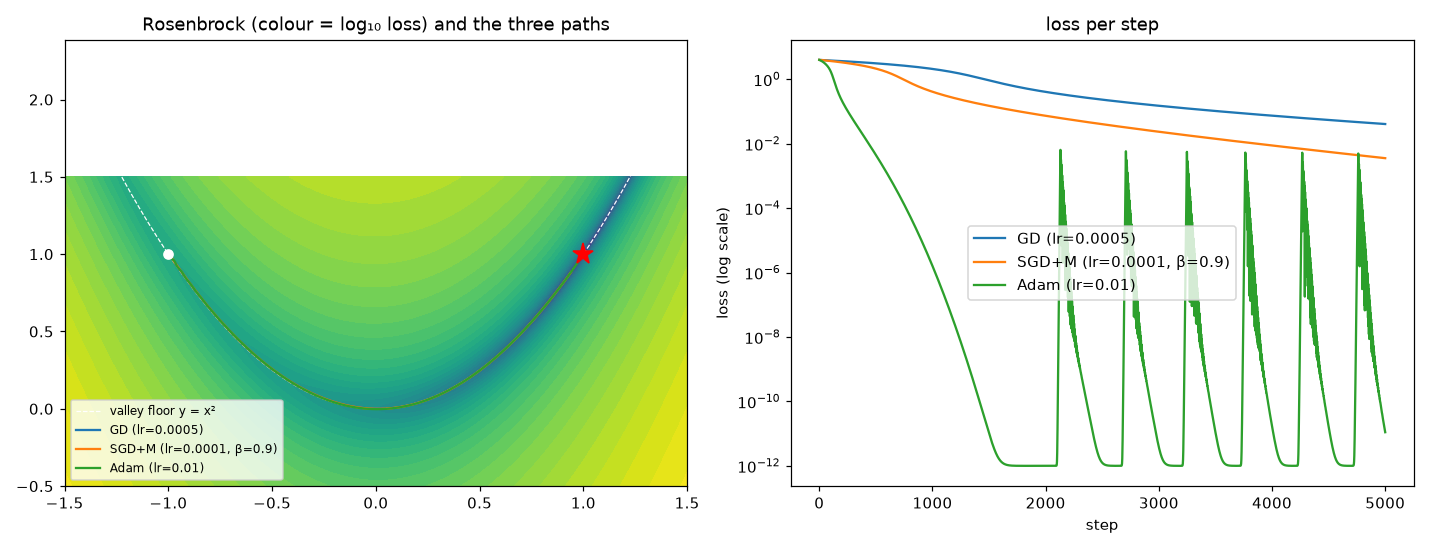

This chart was generated by the following Python code:
import sys
sys.path.insert(0, "/Users/marctub/Documents/AI-engineering/ai-engineering-from-scratch/phases/01-math-foundations/08-optimization/code")
import numpy as np
import matplotlib.pyplot as plt
from optimizers import rosenbrock, rosenbrock_gradient, GradientDescent, SGDMomentum, Adam, optimize

start = [-1.0, 1.0]
runs = {
    "GD (lr=0.0005)":        optimize(GradientDescent(lr=0.0005), rosenbrock, rosenbrock_gradient, start),
    "SGD+M (lr=0.0001, β=0.9)": optimize(SGDMomentum(lr=0.0001, momentum=0.9), rosenbrock, rosenbrock_gradient, start),
    "Adam (lr=0.01)":        optimize(Adam(lr=0.01), rosenbrock, rosenbrock_gradient, start),
}

xs, ys = np.meshgrid(np.linspace(-1.5, 1.5, 300), np.linspace(-0.5, 1.5, 300))
Z = (1 - xs) ** 2 + 100 * (ys - xs ** 2) ** 2

fig, (ax1, ax2) = plt.subplots(1, 2, figsize=(13, 5))
ax1.contourf(xs, ys, np.log10(Z + 1e-3), levels=40, cmap="viridis")
ax1.plot(xs[0], xs[0] ** 2, "w--", lw=0.8, label="valley floor y = x²")
for name, h in runs.items():
    h = np.array(h); ax1.plot(h[:, 0], h[:, 1], lw=1.5, label=name)
ax1.plot(1, 1, "r*", ms=14); ax1.plot(-1, 1, "wo")
ax1.set_title("Rosenbrock (colour = log₁₀ loss) and the three paths"); ax1.legend(fontsize=8)
for name, h in runs.items():
    ax2.semilogy([rosenbrock(p) + 1e-12 for p in h], label=name)
ax2.set_xlabel("step"); ax2.set_ylabel("loss (log scale)"); ax2.set_title("loss per step"); ax2.legend()
plt.tight_layout(); plt.savefig("rosenbrock_race.png", dpi=110)
